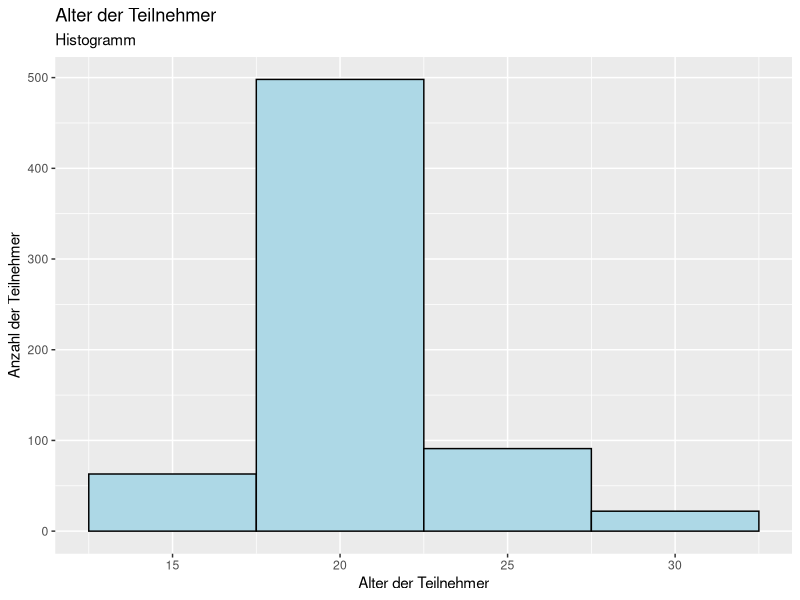
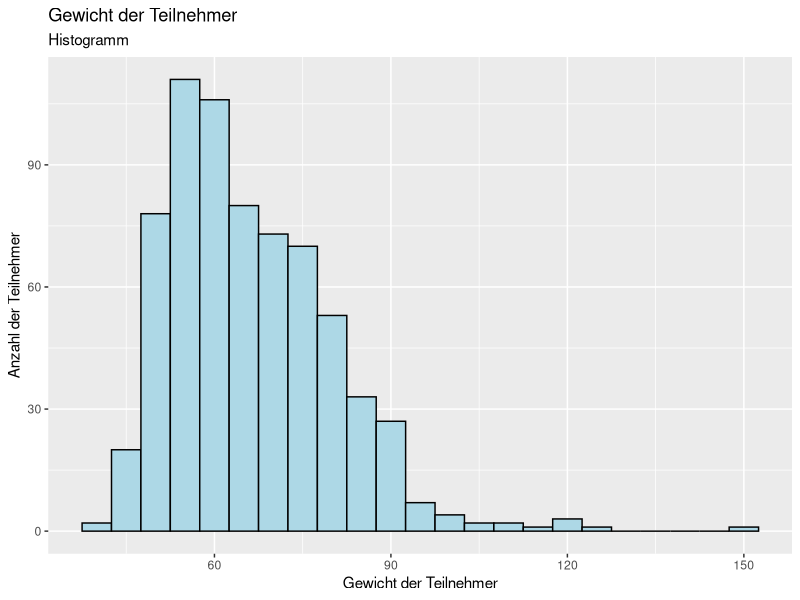
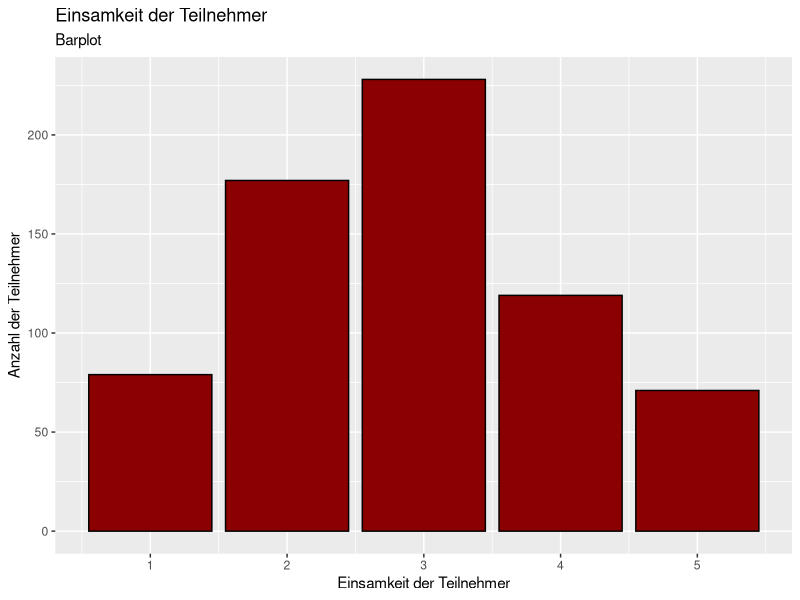
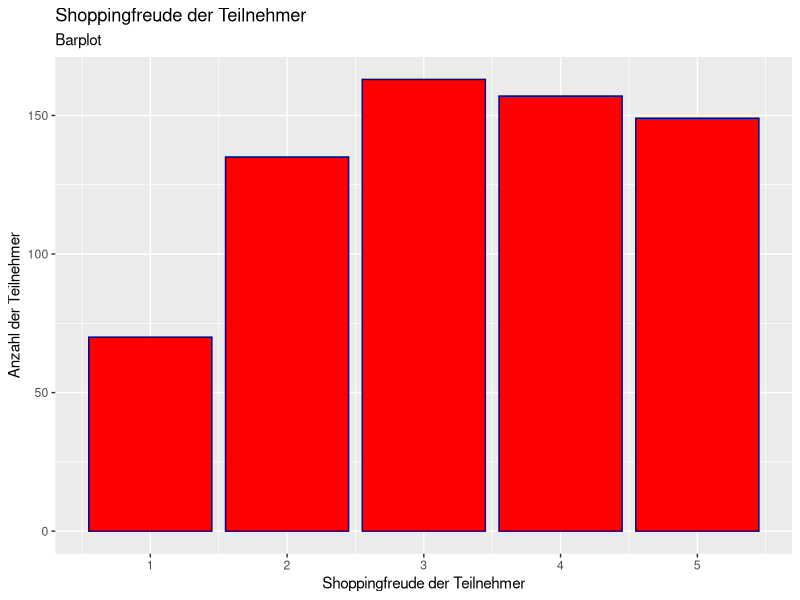
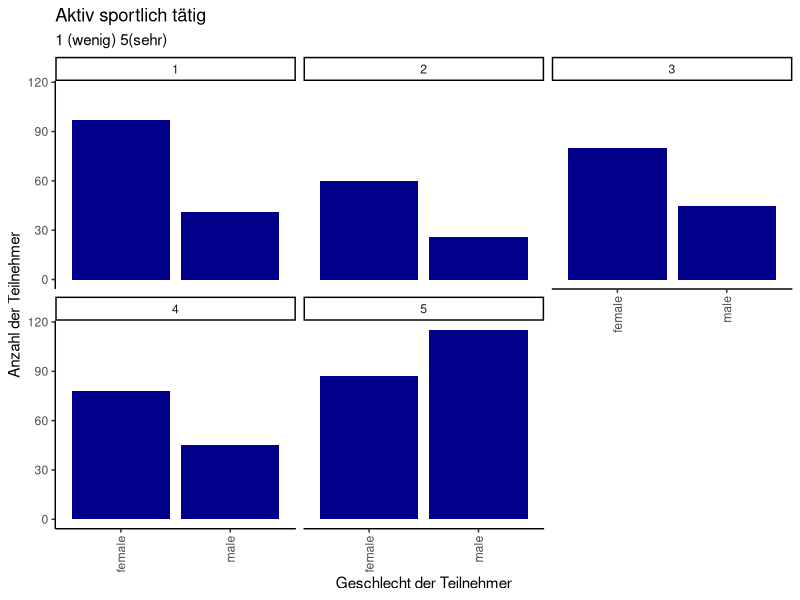
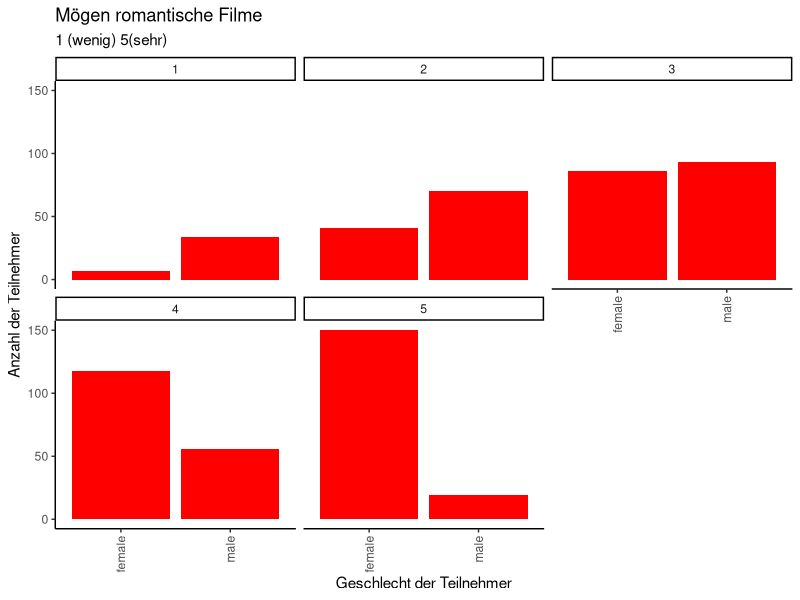
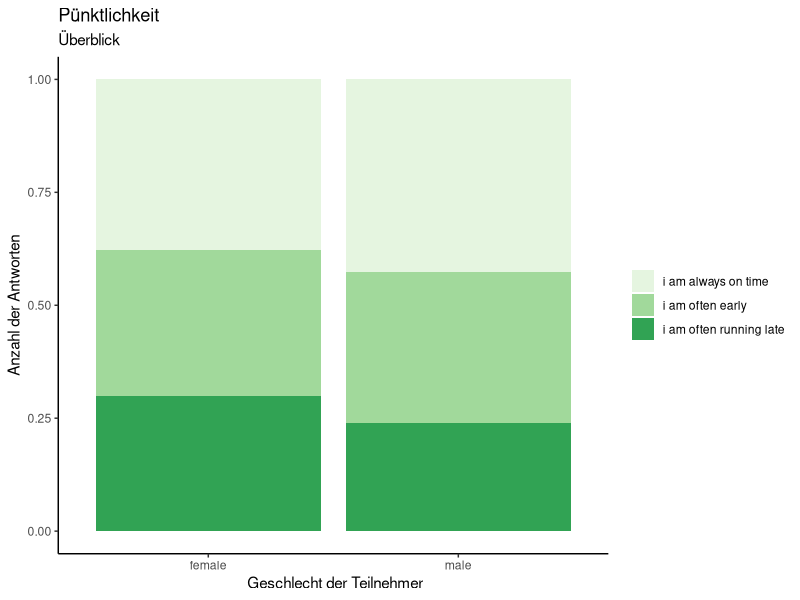
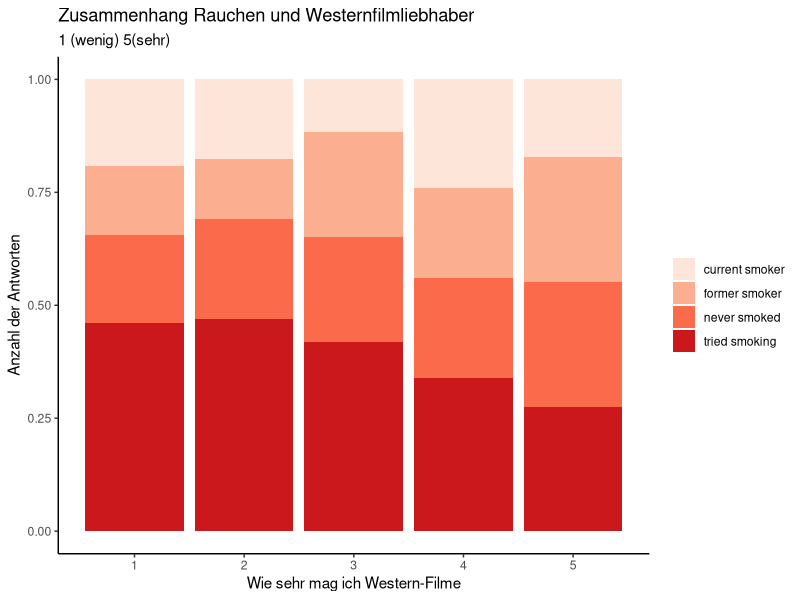

Write R code to recreate these figures, in order.
## ---- chunk 1
knitr::opts_chunk$set(
	echo = TRUE,
	message = FALSE,
	warning = FALSE
)
## ---- chunk 2
library(readr)
library(ggplot2)
library(tidyverse)
df <- read_csv("responses.csv")
## ---- chunk 3
glimpse(df)
## ---- chunk 4
df <- drop_na(df)
## ---- chunk 5
ggplot(df, aes( x = Age)) +
                geom_histogram(binwidth = 5, color= "black", fill = "lightblue") +
                  labs(title="Alter der Teilnehmer",
                       subtitle="Histogramm")+
                  xlab("Alter der Teilnehmer") +
                  ylab("Anzahl der Teilnehmer")
  
## ---- chunk 6
ggplot(df, aes( x = Weight)) +
                geom_histogram(binwidth = 5, color= "black", fill = "lightblue") +
                  labs(title="Gewicht der Teilnehmer",
                       subtitle="Histogramm")+
                  xlab("Gewicht der Teilnehmer") +
                  ylab("Anzahl der Teilnehmer")
  
## ---- chunk 7
ggplot(df, aes( x = Loneliness)) +
  geom_bar(fill = "darkred", color = "black") +
  labs(title="Einsamkeit der Teilnehmer",
       subtitle="Barplot")+
  xlab("Einsamkeit der Teilnehmer") +
  ylab("Anzahl der Teilnehmer")
## ---- chunk 8
ggplot(df, aes( x = Shopping)) +
  geom_bar(fill = "Red", color = "Darkblue") +
  labs(title="Shoppingfreude der Teilnehmer",
       subtitle="Barplot")+
  xlab("Shoppingfreude der Teilnehmer") +
  ylab("Anzahl der Teilnehmer")
## ---- chunk 9
ggplot(df, aes( x = Gender)) + # Entfernung von fill
  geom_bar( position = "dodge", fill= "darkblue") +
  facet_wrap(~ df$`Active sport` ) + # Getrennte Darstellung der Ausprägungen 
  ggtitle("Aktiv sportlich tätig", "1 (wenig) 5(sehr)") +
  xlab("Geschlecht der Teilnehmer") +
  ylab("Anzahl der Teilnehmer") +
  theme_classic() +
  theme(legend.title = element_blank()) +
  theme(axis.text.x = element_text(angle = 90, 
                                   vjust = 0.5, 
                                   hjust=  1))
## ---- chunk 10
ggplot(df, aes( x = Gender)) + # Entfernung von fill
  geom_bar( position = "dodge", fill= "red") +
  facet_wrap(~ df$`Romantic` ) + # Getrennte Darstellung der Ausprägungen 
  ggtitle("Mögen romantische Filme", "1 (wenig) 5(sehr)") +
  xlab("Geschlecht der Teilnehmer") +
  ylab("Anzahl der Teilnehmer") +
  theme_classic() +
  theme(legend.title = element_blank()) +
  theme(axis.text.x = element_text(angle = 90, 
                                   vjust = 0.5, 
                                   hjust=  1))
## ---- chunk 11
ggplot(df, aes(   x = Gender, 
                 fill = Punctuality)) +
  geom_bar( position = "fill") + # Änderung der Darstellung
  ggtitle("Pünktlichkeit", "Überblick") +
  xlab(" Geschlecht der Teilnehmer") +
  ylab("Anzahl der Antworten") +
  theme_classic() +
  scale_fill_brewer(palette = "Greens") +
  theme(legend.title = element_blank())
## ---- chunk 12
ggplot(df, aes(   x = Western, 
                 fill = Smoking)) +
  geom_bar( position = "fill") + # Änderung der Darstellung
  ggtitle("Zusammenhang Rauchen und Westernfilmliebhaber", "1 (wenig) 5(sehr)") +
  xlab("Wie sehr mag ich Western-Filme") +
  ylab("Anzahl der Antworten") +
  theme_classic() +
  scale_fill_brewer(palette = "Reds") +
  theme(legend.title = element_blank())
## ---- chunk 13
ggplot(df, aes(   x = Age, 
                 fill = Smoking)) +
  geom_bar( position = "dodge") +
  ggtitle("Zusammenhand Alter & Rauchen", "Befragte zwischen 15-35 Jahren") +
  xlab("Alter der Teilnehmer") +
  ylab("Anzahl der Teilnehmer") +
  theme_classic() +
  scale_fill_brewer(palette = "Reds") +
  theme(legend.title = element_blank())
## ---- chunk 14
ggplot(df, aes(   x = Politics, 
                 fill = Gender)) +
  geom_bar( position = "dodge") +
  ggtitle("Zusammenhand Geschlecht und Interesse an der Politik", "1(wenig) 5(sehr)") +
  xlab("Interesse an der Politik") +
  ylab("Anzahl der Teilnehmer") +
  theme_classic() +
  scale_fill_brewer(palette = "Reds") +
  theme(legend.title = element_blank())
## ---- chunk 15
ggplot(df, aes( x = Education, # kategoriale Variable
                  y= df$`Happiness in life`)) + # numerische Variable
  geom_boxplot(fill ="pink", position = "dodge") +
  ggtitle("Zusammenhand Bildung und Glücklischsein", "unglücklich (1) bis sehr glücklich (5)") +
  xlab("Schulbildung") +
  ylab("Skala Glücklichsein") +
  theme_classic()

## ---- chunk 16
ggplot(df, aes( x =Gender, # kategoriale Variable
                  y= df$`Flying`)) + # numerische Variable
  geom_boxplot(fill ="red", position = "dodge") +
  ggtitle("Zusammenhand Geschlecht und Angst vorm Fliegen", "keine Angst (1) bis große Angst (5)") +
  xlab("Geschlecht") +
  ylab("Skala Angst vor dem FLiegen") +
  theme_classic()
## ---- chunk 17
ggplot(df, aes( x = God)) +
  geom_histogram(fill ="pink", binwidth = 1, color = "black")+
  facet_wrap(~Lying) +
  ggtitle("Zusammenhand Glaube und Ehrlichkeit", "Wie viel lügen Gläubige") +
  xlab("Glaube an Gott") +
  ylab("Anzahl Teilnehmer, die schon gelogen haben") +
  theme_classic()
## ---- chunk 18
ggplot(df, aes( x = Health)) +
  geom_histogram(fill ="red", binwidth = 2, color = "darkblue")+
  facet_wrap(~Alcohol) +
  ggtitle("Zusammenhand Alkohol und Gesundheit", "Ich kümmer mich 1(wenig) 5(sehr) um meine Gesundheit") +
  xlab("Alkohol") +
  ylab("Anzahl Teilnehmer, die auf Ihre Gesundheit achten ") +
  theme_classic()
## ---- chunk 19
ggplot(df, aes( x= Height,
                y= Weight)) +
         geom_point( color ="purple") +
  ggtitle("Zusammenhang Größe und Gewicht", "Größe in cm und Gewicht in kg") +
  xlab("Größe") +
  ylab("Gewicht") +
  theme_classic()
## ---- chunk 20
ggplot(df, aes( x= Age,
                y= Finances)) +
         geom_point( color ="red") +
  ggtitle("Zusammenhang Alter und Sparsam", "Ich bin 1(wenig) 5(sehr) sparsam") +
  xlab("Alter") +
  ylab("Sparsam") +
  theme_classic()
## ---- chunk 21
df <-     # Speichern des Ergebnisses
  df %>%  # Nutzung der Daten aus wage
  group_by(Age) %>%  # Gruppierung der Daten nach Alter
  mutate(mean_Gardening = mean(Gardening, na.rm = TRUE)) %>%  # Berechnung Mittelwert pro Gruppe und Erzeugung der neuen Variable mean_wage
  ungroup() # Gruppierung wieder aufheben


ggplot(df, aes( x = Age,
                y = mean_Gardening)) + 
  geom_line(alpha=0.6, color="deepskyblue4")+
  ggtitle("Gartenarbeit nach Alter der Teilnehmer", "Überblick") +
  xlab("Alter der Teilnehmer") +
  ylab("Gartenarbeit") 
  theme_classic()
## ---- chunk 22
df <-     # Speichern des Ergebnisses
  df %>%  # Nutzung der Daten aus wage
  group_by(`Age`) %>%  # Gruppierung der Daten nach Alter
  mutate(mean_Loneliness = mean(Loneliness, na.rm = TRUE)) %>%  # Berechnung Mittelwert pro Gruppe und Erzeugung der neuen Variable mean_wage
  ungroup() # Gruppierung wieder aufheben
ggplot(df, aes( x =Age,
                y = mean_Loneliness)) + 
  geom_line(alpha=1, color="red")+
  ggtitle("Die Einsamkeit in den Altersgruppen", "Ich fühle mich einsam im Leben") +
  xlab("Alter") +
  ylab("Einsamkeit") 
  theme_classic()
